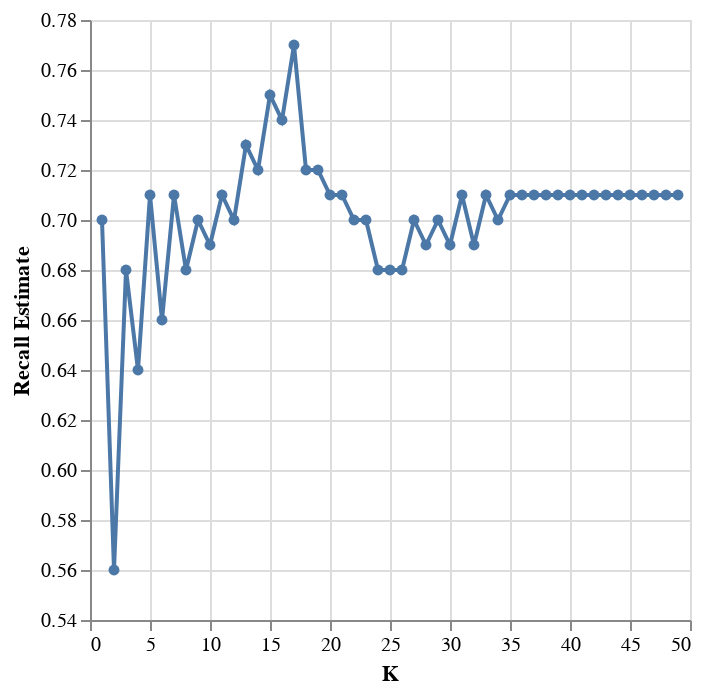

The cell this chart's notebook holds for it:
### Markdown cell above
Set random seed, cross-validate the model and try to find the k-value with greatest recall.

### Code cell
np.random.seed(1234)

data_pipe = make_pipeline(data_preprocessor, knn)
data_vfold_score = pd.DataFrame(
    cross_validate(
        estimator = data_pipe, 
        cv = 10, 
        X = X_train, 
        y = y_train, 
        return_train_score = True
    )
)
data_vfold_score

data_metrics = data_vfold_score.agg(["mean", "sem"])
data_metrics

param_grid = {
    "kneighborsclassifier__n_neighbors": range(1, 50, 1)
}

data_tune_pipe = make_pipeline(data_preprocessor, KNeighborsClassifier())

data_tune_grid_recall = GridSearchCV(
    estimator = data_tune_pipe,
    param_grid = param_grid, 
    cv = 10, 
    return_train_score = True,
    scoring = "recall",
    n_jobs = -1,
)

model_grid_recall = data_tune_grid_recall.fit(X_train, y_train)
accuracies_grid_recall = pd.DataFrame(model_grid_recall.cv_results_)
accuracies_grid_recall

cv_plot_recall = alt.Chart(accuracies_grid_recall).mark_line(point=True).encode(
    x=alt.X("param_kneighborsclassifier__n_neighbors").title("K"),
    y=alt.Y("mean_test_score").title("Recall Estimate").scale(zero=False)
)
cv_plot_recall
